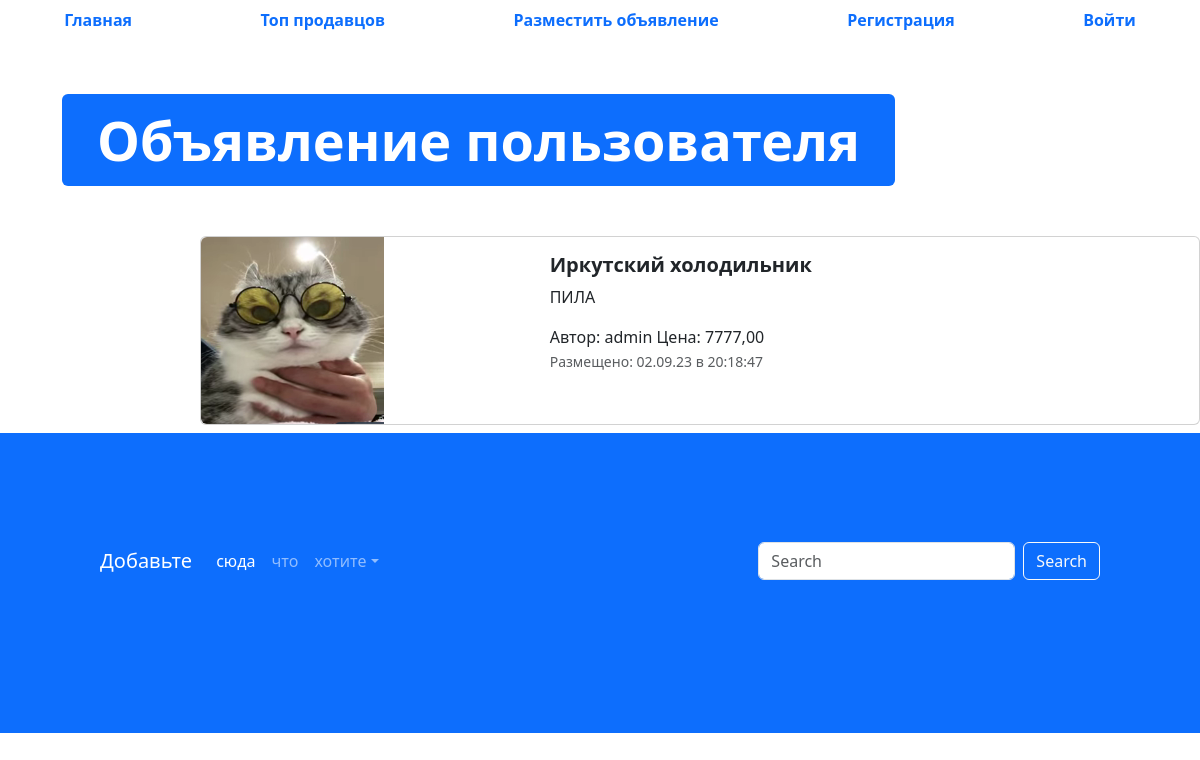
The app's page /advertisement/1 with its own data.
### app/models.py (models this page shows, shortened)
class Advertisement(models.Model):
    user = models.ForeignKey(User, verbose_name="пользователь", on_delete=models.CASCADE)
    title = models.CharField("Название", max_length=128)
    description = models.TextField("Описание")
    price = models.DecimalField("Цена", max_digits=10, decimal_places=2)
    auction = models.BooleanField("Торг", help_text="Отметье, если торг уместен")
    created_at = models.DateTimeField(auto_now_add=True)
    update_at = models.DateTimeField(auto_now=True)
    image = models.ImageField("Изображение", upload_to="hello/")
    class Meta:
        db_table = "advertisement"
    @admin.display(description="Дата создания")
    def created_date(self):
        from django.utils import timezone, html
        if self.created_at.date() == timezone.now().date():
            created_time = self.created_at.time().strftime("%H:%M:%S")
            return html.format_html(
                "<span style='color:green; font-weight: bold;'> Сегодня в {} </span>", created_time
            )
        return self.created_at.strftime("%d.%m.%y в %H:%M:%S")

### app/views.py (the view)
# urls.py: path("advertisement/<int:pk>", advertisement_detail, name="adv-detail")
def advertisement_detail(request, pk):
    advertisement = Advertisement.objects.get(id=pk)
    context = {"advertisement" :advertisement}
    return render(request, 'app/advertisement.html', context)

### templates/app/advertisement.html (shortened to what this page needs)
{% extends "base.html" %}
  {% block content %}
  <ul class="nav nav-pills sticky-top bg-white nav-fill">
    <li class="nav-item">
      <a class="nav-link" href="{% url 'main-page' %}">
        <span style="font-weight: bold;">Главная</span>
      </a>
    </li>
    <li class="nav-item">
      <a class="nav-link" href="{% url 'top-sellers' %}"><span style="font-weight: bold;">Топ продавцов</span>
      </a>
    </li>
    <li class="nav-item">
      <a class="nav-link" href="{% url 'adv-post' %}">
        <span style="font-weight: bold;">Разместить объявление</span>
      </a>
    </li>
    {% if user.is_authenticated %}
    <li class="nav-item">
      <a class="nav-link active" aria-current="page" href="{% url 'profile' %}">
        <span style="font-weight: bold;">Профиль</span>
      </a>
    </li>
    <li class="nav-item">
      <a class="nav-link" href="{% url 'logout' %}">
        <span style="font-weight: bold;">Выйти</span>
      </a>
    </li>
    {% else %}
    <li class="nav-item">
      <a class="nav-link" href="{% url 'register' %}">
        <span style="font-weight: bold;">Регистрация</span>
      </a>
    </li>
    <li class="nav-item">
      <a class="nav-link" href="{% url 'login' %}">
        <span style="font-weight: bold;">Войти</span>
      </a>
    </li>
    {% endif %}
  </ul>
  <div class="container" style="margin: 50px;">
    <div class="display-2">
      <span class="badge bg-primary">Объявление пользователя {{ adv.user }}</span>
    </div>
  </div>
  {% load static %}
  <div class="col offset-2">
    <div class="card mb-2" style="max-width: 1200px; margin-top: 20px;">
      <div class="row g-0">
        <div class="col-md-4">
          <a href="#" class="nav-link">
            <img src="{% if advertisement.image != '1' and advertisement.image %} {{ advertisement.image.url }} {% else %} {% static 'img/comercial.png' %} {% endif %}" class="img-fluid rounded-start" alt="Card title">
          </a>
        </div>
        <div class="col">
          <div class="card-body">
            <h5 class="card-title">
              <a href="#" class="nav-link"><strong>{{ advertisement.title }}</strong></a>
            </h5>
            <p class="card-text">
              {{ advertisement.description }}
            </p>
            <span>Автор: {{ advertisement.user }}</span>
            <span>Цена: {{ advertisement.price }}</span>
            <p class="card-text"><small class="text-muted">Размещено: {{ advertisement.created_date }}</small></p>
          </div>
        </div>
      </div>
    </div>
  </div>
  <footer style="padding: 100px; min-height: 300px;" class="bg-primary">
    <nav class="navbar navbar-expand-sm navbar-dark">
      <a class="navbar-brand" href="#">Добавьте</a>
      <div class="collapse navbar-collapse" id="collapsibleNavId">
        <ul class="navbar-nav me-auto mt-2 mt-lg-0">
          <li class="nav-item">
            <a class="nav-link active" href="#" aria-current="page">сюда</a>
          </li>
          <li class="nav-item">
            <a class="nav-link" href="#">что</a>
          </li>
          <li class="nav-item dropdown">
            <a class="nav-link dropdown-toggle" href="#" id="dropdownId" data-bs-toggle="dropdown" aria-haspopup="true"
              aria-expanded="false">хотите</a>
          </li>
        </ul>
        <form class="d-flex my-2 my-lg-0">
          <input class="form-control me-sm-2" type="text" placeholder="Search">
          <button class="btn btn-outline-light my-2 my-sm-0" type="submit">Search</button>
        </form>
      </div>
    </nav>
  </footer>
  {% endblock %}

### records on screen
Advertisement: image (picture), title "Иркутский холодильник", description "ПИЛА", user "admin", price "7777,00", created_date "02.09.23 в 20:18:47"
